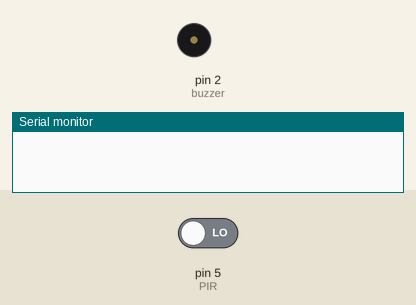
This sketch was run on a simulated Arduino Uno, built with avr-gcc and run on an emulated ATmega328P. On the bench: buzzer (waves = sounding, pin HIGH), the last lines printed to the serial monitor. Inputs (shaded band) come from the test bench; at power-on: pin 5 (PIR) LOW.

Above: at 2.8 s.
2.9 s: pin 5 (PIR) driven HIGH
At 3.8 s:
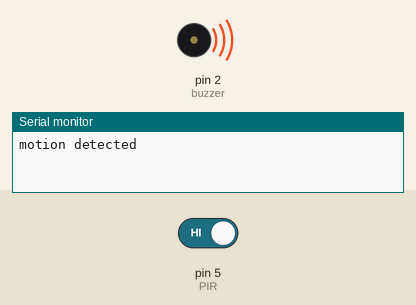
4.5 s: pin 5 (PIR) driven LOW
At 5.3 s:
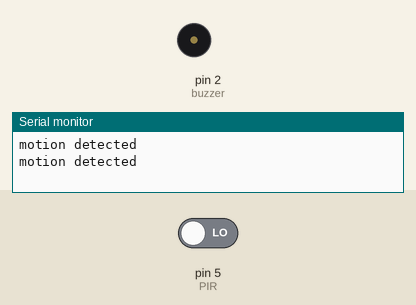
Timing chart, 0 to 7.5 s (numbered marks = the images above; inputs shaded):
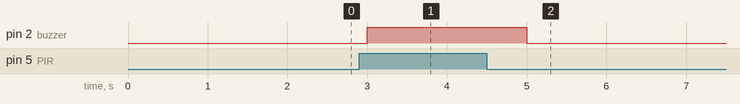

The sketch:

PIR_Sensor.ino
```cpp
int PIR = 5; // output of pir sensor
int led = 4; // led pin
int buzzer = 2;// buzzer pin

void setup() {
    pinMode(PIR, INPUT);// setting pir output as arduino input
    // pinMode(led, OUTPUT);//setting led as output
    pinMode(buzzer, OUTPUT);//setting buzzer as output
    Serial.begin(9600);//serial communication between arduino and pc
}

void loop() {
    if(digitalRead(PIR) == HIGH) // reading the data from the pir sensor
    {
    digitalWrite(led, HIGH); // setting led to high
    digitalWrite(buzzer, HIGH); // setting buzzer to high
    Serial.println("motion detected");

    }
    else {
    digitalWrite(led, LOW); // setting led to low
    digitalWrite(buzzer, LOW); // setting buzzer to low
//    Serial.println("scanning");
    }
    delay(1000);
}
```

Measured:
- after the input at 2.9 s, pin 2 (buzzer): LOW → HIGH after 0.10 s
- after the input at 4.5 s, pin 2 (buzzer): HIGH → LOW after 0.50 s
